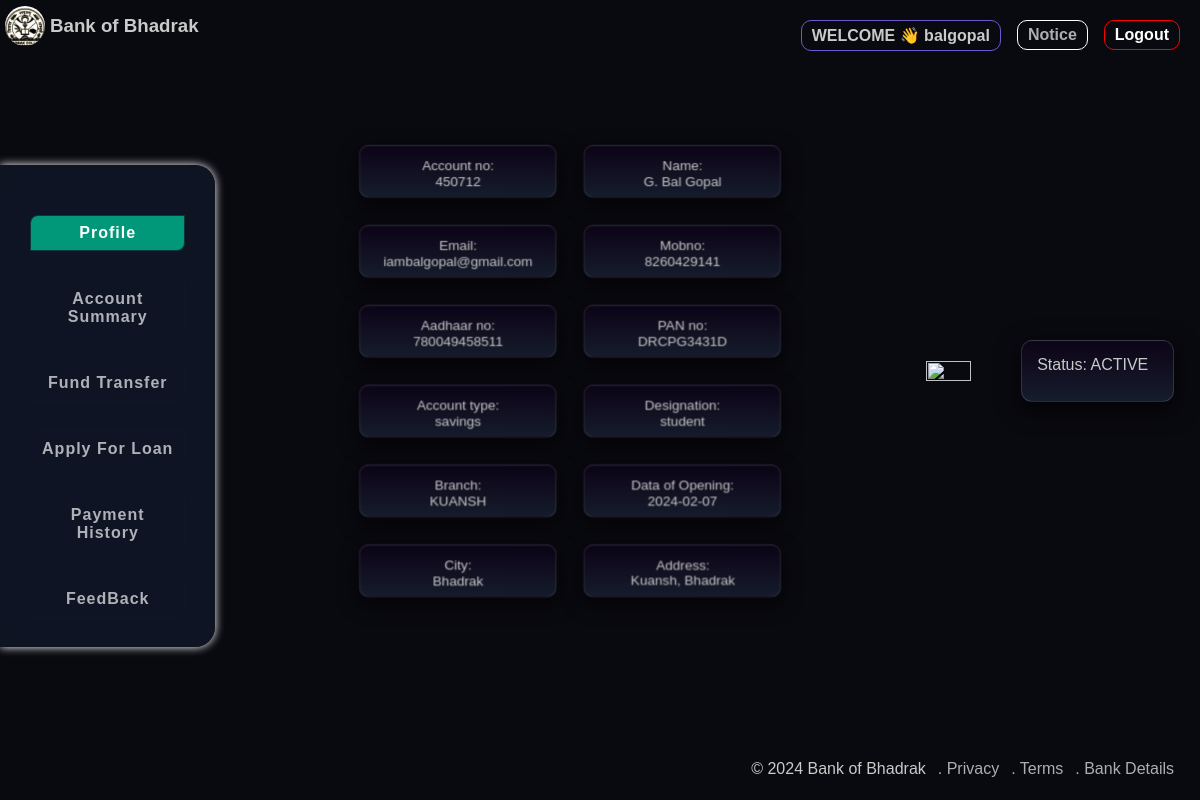
/bank/components/customer/profile.php (signed in), run on the app's committed database.
### tables this page shows
CREATE TABLE `useraccounts` (
  `uname` varchar(50) NOT NULL,
  `password` varchar(50) NOT NULL,
  `aadhaarno` bigint(11) NOT NULL,
  `panno` varchar(50) NOT NULL,
  `name` varchar(50) NOT NULL,
  `email` varchar(50) NOT NULL,
  `mobno` bigint(20) NOT NULL,
  `crn` bigint(20) NOT NULL,
  `accountno` bigint(20) NOT NULL,
  `balance` bigint(20) NOT NULL DEFAULT 0,
  `loanamt` int(11) NOT NULL,
  `loandue` int(11) NOT NULL,
  `acctype` varchar(20) NOT NULL,
  `city` varchar(50) NOT NULL,
  `address` varchar(100) NOT NULL,
  `source` varchar(50) NOT NULL,
  `branch` bigint(50) NOT NULL DEFAULT 0,
  `date` date NOT NULL,
  `status` varchar(20) NOT NULL DEFAULT 'NEW'
);

CREATE TABLE `branch` (
  `id` int(11) NOT NULL,
  `name` varchar(50) NOT NULL,
  `code` varchar(50) NOT NULL
);

### bank/components/customer/profile.php (the view, shortened to what this page needs)
<html lang="en">
<head>
    <link rel="stylesheet" href="style.css">
</head>
        <?php
            $userId=$_SESSION['userId'];
            require "db.php";
            $sql="SELECT * FROM useraccounts WHERE uname='$userId'";
            $result=mysqli_query($conn,$sql);
            $row=mysqli_fetch_array($result);
            $accno=$row['accountno'];
            $name=$row['name'];
            $email=$row['email'];
            $mobno=$row['mobno'];
            $aadhaarno=$row['aadhaarno'];
            $panno=$row['panno'];
            $acctype=$row['acctype'];
            $source=$row['source'];
            $doj=$row['date'];
            $city=$row['city'];
            $address=$row['address'];
            $status=$row['status'];
            $branch=$row['branch'];
            $sql1="SELECT * FROM branch WHERE id='$branch'";
            $result1=mysqli_query($conn,$sql1);
            $row1=mysqli_fetch_array($result1);
            $branchName=$row1['name'];
        ?>
<body>
    <nav>
        <div class="logo">
        <a href="#"><img src="/bank/images/logo.jpg" alt=""></a>
        <h3>Bank of Bhadrak</h3>
        </div>
        <div class="icons">
            <ul>
            <li id="welcome">WELCOME 👋 <?php echo $userId ?></li>
            <a href="show_notice.php"><li>Notice</li></a>
            <a href="/bank/logout.php"><li id="logout">Logout</li></a>
            </ul>
        </div>
    </nav>
    <main>
    <div class="dashboard">
            <ul class="elem">
                <a href="profile.php"><li style="background:#009879; color:white;">Profile</li></a>
                <a href="customer_dashboard.php"><li  >Account Summary</li></a>
                <a href="fund_transfer.php"><li>Fund Transfer</li></a>
                <a href="loan_apply.php"><li>Apply For Loan</li></a>
                <a href="payment_history.php"><li>Payment History</li></a>
                <a href="feedback.php"><li>FeedBack</li></a>
            </ul>
        </div>
        <div class="hero1">
            <div class="details">
                <div class="data"><div>Account no:</div><div> <?php echo $accno ?></div></div>
                <div class="data"><div>Name:</div><div><?php echo $name ?></div></div>
                <div class="data"><div>Email:</div><div> <?php echo $email ?></div></div>
                <div class="data"><div>Mobno:</div><div> <?php echo $mobno ?></div></div>
                <div class="data"><div>Aadhaar no:</div><div>  <?php echo $aadhaarno ?></div></div>
                <div class="data"><div>PAN no:</div><div> <?php echo $panno ?></div></div>
                <div class="data"><div>Account type:</div><div> <?php echo $acctype ?></div></div>
                <div class="data"><div>Designation:</div><div> <?php echo $source ?></div></div>
                <div class="data"><div>Branch:</div><div> <?php echo $branchName ?></div></div>
                <div class="data"><div>Data of Opening:</div> <div> <?php echo $doj ?></div></div>
                <div class="data"><div>City:</div><div> <?php echo $city ?></div></div>
                <div class="data" style="overflow-y:auto;"><div>Address:</div> <div> <?php echo " ".$address ?></div></div>
            </div>
            <div class="profile-pic">
                <img src="https://previews.123rf.com/images/urfandadashov/urfandadashov1809/urfandadashov180902667/109317646-profile-pic-vector-icon-isolated-on-transparent-background-profile-pic-logo-concept.jpg" alt="">
                <div class="data" style="transform:translateX(-10px); padding:15px; padding-left:5px; text-align:center ">
                    Status: <?php echo $status?>
                </div>
            </div>
        </div>
    </main>
    <footer style="display:flex; justify-content:flex-end; gap:12px; transform:translateX(-26px);">
            <div>&copy; 2024 Bank of Bhadrak</div>
            <div><a href="/bank/privacy.php">. Privacy</a></div>
            <div><a href="/bank/terms.php">. Terms</a></div>
            <div><a href="/bank/bankDetails.php">. Bank Details</a></div>
    </footer>
</body>
</html>

### bank/components/customer/style.css (style rules this page uses)
* { margin:0; padding:0; font-family:'Poppins',sans-serif; }
body { background-color: rgb(9, 9, 16); color:rgb(202, 202, 202); }
nav { display:flex; justify-content: space-between; }
nav .logo { display:flex; align-items: center; }
nav .logo img { height:40px; width:40px; padding:5px; border-radius: 30px; }
main { display:flex; height:80vh; justify-content: space-evenly; align-items: center; }
img { width:50%; }
footer { text-align:center; bottom:0; position:absolute; width:100vw; height:5vh; }
a { text-decoration: none; color:rgba(255, 255, 255, 0.676); }
main { padding:0; margin:0; justify-content: space-between; }
.dashboard { display:flex; margin-top:30px; flex-direction: column; padding:10px; backdrop-filter: blur(16px) saturate(180%); -webkit-backdrop-filter: blur(16px) saturate(180%); background-color: rgba(17, 25, 40, 0.75); box-sizing: border-box; box-shadow: 0 0 10px white; border-top-right-radius:20px ; border-bottom-right-radius: 20px; text-align: center; font-weight: 700; letter-spacing: 1; transform: translate(0,20px); }
.dashboard .elem { display:flex; flex-direction: column; gap:10px; padding:20px; }
.dashboard .elem li { border-bottom-right-radius: 8px; border-top-left-radius: 8px; }
li { list-style-type: none; margin-top: 20px; }
.elem li { padding:0.5rem; border:1px solid rgba(17, 25, 40, 0.75); }
nav .icons { padding-right: 20px; }
nav .icons ul { display: flex; flex-direction: row; gap:1rem; }
nav .icons ul li { padding:5px; border:1px solid white; padding: 5px 10px 5px 10px; }
nav .icons ul li { border-radius: 10px; font-weight: 600; }
nav .icons ul #welcome { border: 1px solid slateblue; }
#logout { color:white; border: 1px solid red; }
.data { display:flex; flex-direction: column; align-items: center; width:200px; margin:1rem; height:30px; border: 1px solid #ffffff22; background-color: #282c34; background: linear-gradient(0deg, rgb(22, 29, 44) 0%, rgba(17,0,32,.5) 100%); box-shadow: 0 7px 20px 5px #00000088; border-radius: .7rem; backdrop-filter: blur(7px); -webkit-backdrop-filter: blur(7px); overflow: hidden; transition: .5s all; }
.hero1 { display: flex; justify-content: center; align-items: center; width:90vw; }
.hero1 .profile-pic { width:30vw; display: flex; align-items: center; }
.hero1 .details { display:flex; flex-direction: row; justify-content: center; flex-wrap: wrap; }

### bank/components/customer/profile.php (style rules this page uses)
.data { padding:15px; cursor:pointer; }
.details { scale:0.85; }

### data on the page
useraccounts: accountno "450712", name "G. Bal Gopal", email "iambalgopal@gmail.com", mobno "8260429141", aadhaarno "780049458511", panno "DRCPG3431D", acctype "savings", source "student", date "2024-02-07", city "Bhadrak", address "Kuansh, Bhadrak", status "ACTIVE"
branch: name "KUANSH"

### other printed values
$userId "balgopal"
